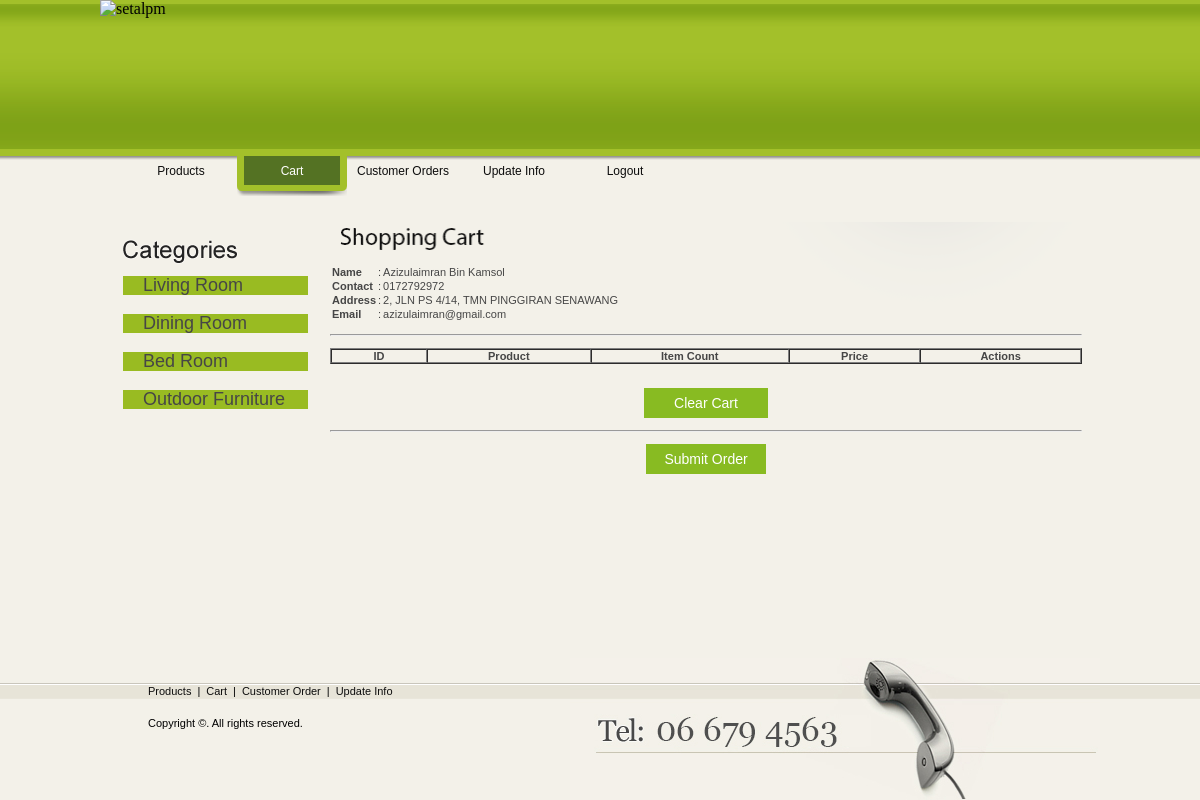
The app's page /cart.php with its own data.
### tables this page shows
CREATE TABLE IF NOT EXISTS `users` (
  `Username` char(20) NOT NULL,
  `Password` text NOT NULL,
  `Role` text NOT NULL,
  `Realname` text NOT NULL,
  `Address` text NOT NULL,
  `Contact` text NOT NULL,
  `Email` text NOT NULL,
  PRIMARY KEY (`Username`),
  UNIQUE KEY `Username` (`Username`)
);

### cart.php (the view, shortened to what this page needs)
<!DOCTYPE html PUBLIC "-//W3C//DTD XHTML 1.0 Transitional//EN" "http://www.w3.org/TR/xhtml1/DTD/xhtml1-transitional.dtd">
<html>
  <head>
    <link href="style.css" rel="stylesheet" type="text/css">
	<link id="scrollUpTheme" rel="stylesheet" href="css/themes/tab.css">
  </head>
  <body>
  <div id="header">
		<div id="header_inside">
			<img src="images/header.jpg" alt="setalpm" width="999" height="222" border="0" usemap="#Map" /><br />
			<ul id="menu">
				<li><a href="productsuser.php" class="but1" style="text-decoration:none">Products</a></li>
				<li><a href="#" class="but2_active" style="text-decoration:none">Cart</a></li>
				<li><a href="customersorder.php" class="but4" style="text-decoration:none">Customer Orders</a></li>
				<li><a href="update.php" class="but3" style="text-decoration:none">Update Info</a></li>
				<li><a href="index.php" class="but5" style="text-decoration:none">Logout</a></li>
			</ul>
		</div>
	</div>
	  <div id="wrapper">
		<div id="content_inside">
          <div id="sidebar">
				<img src="images/title1.gif" alt="" width="174" height="30" /><br />
				<ul id="list">
					<li class="color"><a href="lr.php">Living Room&nbsp;&nbsp;&nbsp;&nbsp;&nbsp;&nbsp;&nbsp;&nbsp;&nbsp;&nbsp;&nbsp;&nbsp;</a></li>
					<li><a style="text-decoration:none">&nbsp;</a></li>
					<li class="color"><a href="dr.php">Dining Room&nbsp;&nbsp;&nbsp;&nbsp;&nbsp;&nbsp;&nbsp;&nbsp;&nbsp;&nbsp;&nbsp;&nbsp;</a></li>
					<li><a style="text-decoration:none">&nbsp;</a></li>
					<li class="color"><a href="br.php">Bed Room&nbsp;&nbsp;&nbsp;&nbsp;&nbsp;&nbsp;&nbsp;&nbsp;&nbsp;&nbsp;&nbsp;&nbsp;&nbsp;&nbsp;&nbsp;</a></li>
					<li><a style="text-decoration:none">&nbsp;</a></li>
					<li class="color"><a href="of.php">Outdoor Furniture&nbsp;&nbsp;&nbsp;&nbsp;</a></li>
					<li><a style="text-decoration:none">&nbsp;</a></li>
				</ul>
			</div>
			<div id="main_block">
				<img src="images/title10.gif" alt="" width="190" height="30" /><br /><br>
		  <form method="POST" action="order.php">
		  <?php
				$currentuser = mysql_query("SELECT * FROM users where Realname like (select Realname from currentuser)");
				while($urow = mysql_fetch_assoc($currentuser))
				{
				echo '<table border="0">
					  <tr><td><b>Name<td>:</td> </b></td><td>'.$urow['Realname'].' </br/></td></tr>
				      <tr><td><b>Contact</td><td>: </b></td><td>'.$urow['Contact'].'</br/></td></tr>
				      <tr><td><b>Address</td><td>: </b></td><td>'.$urow['Address'].'</br/></td></tr>
				      <tr><td><b>Email</td><td>: </b></td><td>'.$urow['Email'].'</br/></td></tr></table>';
				}
				echo'<br><hr><br><table border="1" bgcolor="f3f1e9" cellpadding="0" cellspacing="0" width="100%">
						<th>&nbsp;&nbsp;&nbsp;&nbsp;&nbsp;ID&nbsp;&nbsp;&nbsp;&nbsp;&nbsp;</th>
						<th>&nbsp;&nbsp;&nbsp;&nbsp;&nbsp;Product&nbsp;&nbsp;&nbsp;&nbsp;&nbsp;</th>
						<th>&nbsp;&nbsp;&nbsp;&nbsp;&nbsp;Item Count&nbsp;&nbsp;&nbsp;&nbsp;&nbsp;</th>
						<th>&nbsp;&nbsp;&nbsp;&nbsp;&nbsp;Price&nbsp;&nbsp;&nbsp;&nbsp;&nbsp;</th>
						<th>&nbsp;&nbsp;&nbsp;&nbsp;&nbsp;Actions&nbsp;&nbsp;&nbsp;&nbsp;&nbsp;</th>';
				echo '</table><br><br>';?>
				<?php
				echo '
				      <center><a href="clearcart.php" class="button">Clear Cart</a>
					 ';
				?>
				<br><br><hr><br><input type="submit" value="Submit Order" class="button" onclick="myFunction()"/></center>
				</form>
          </div>
		</div>
        </div>
        <div id="footer">
		<div id="footer_inside">
			<ul class="footer_menu">
				<li><a href="productsuser.php">Products</a>|</li>
				<li><a href="cart.php">Cart</a>|</li>
				<li><a href="customersorder.php">Customer Order</a>|</li>
				<li><a href="update.php">Update Info</a></li>
			</ul><br /><br />
			<p>Copyright &copy;. All rights reserved.</p>
		</div>
	</div>
  </body>
</html>

### style.css (style rules this page uses)
* { padding:0px; margin:0px; }
img { border:0px; }
html { width:100%; height:100%; }
body { height:100%; background-color:#F3F1E9; position:relative; }
html > body { min-height:100%; height:auto; }
#header { height:222px; background-image:url(images/header_bg.gif); background-position:top left; background-repeat:repeat-x; }
#header_inside { width:1000px; margin:0 auto; position:relative; }
#menu { position:absolute; top:156px; left:26px; }
#menu li { display:inline; }
#menu a { margin:0 1px 0 0; width:110px; text-align:center; padding:8px 0 18px 0; display:block; float:left; font-family:Arial, Helvetica, sans-serif; font-size:12px; color:#0D0D0D; text-decoration:underline; background-position:top left; background-repeat:no-repeat; }
#menu .but2_active, #menu .but2:hover { background-image:url(images/but.gif); text-decoration:none; color:#FFFFFF; }
#wrapper { padding:0 0 142px 0 }
#content_inside { background-image:url(images/bg.gif); background-position:top left; background-repeat:no-repeat; width:1000px; margin:0 auto; overflow:hidden }
#sidebar { width:175px; height:300px; float:left; padding:13px 32px 0 23px; }
#list { list-style-type:none; margin:11px 0 0 0; line-height:18px; height:18px; }
#list a { font-family:Arial, Helvetica, sans-serif; font-size:18px; color:#464646; text-decoration:none }
#list li { width:165px; padding:0 0 0 20px; }
.color { background-color:#9B2; }
#main_block { font-family:Arial, Helvetica, sans-serif; font-size:11px; color:#464646; overflow:hidden; float:left; width:752px; }
#footer { width:100%; height:142px; position:absolute; bottom:0px; background-image:url(images/footer_bg.gif); background-position:top left; background-repeat:repeat-x; }
#footer_inside { width:1000px; height:142px; margin:0 auto; background-image:url(images/telephone.jpg); background-position:top right; background-repeat:no-repeat; font-family:Arial, Helvetica, sans-serif; font-size:11px; }
.footer_menu { list-style-type:none; padding:25px 0 0 42px; }
.footer_menu li { display:inline; line-height:17px; float:left; }
.footer_menu li a { color:#0D0D0D; text-decoration:none; margin:0 6px; }
#footer_inside p { padding:10px 0 0 48px; }
.checkout > a, a.button, input.button { background:url(../image/default/bg_cart.png) repeat-x left bottom scroll #8B2; color: #FFFFFF; cursor: pointer; font-family: "lora",Arial,Helvetica,sans-serif; font-size: 14px; height: 30px; line-height: 30px; }
a.button { display: inline-block; zoom: 1; *display: inline; text-decoration: none; padding: 0px 30px 0px 30px; }
input.button { margin: 0; border: 0; padding: 0px 18px 0px 18px; }

### records on screen
users: Realname "Azizulaimran Bin Kamsol", Contact "0172792972", Address "2, JLN PS 4/14, TMN PINGGIRAN SENAWANG", Email "azizulaimran@gmail.com"
